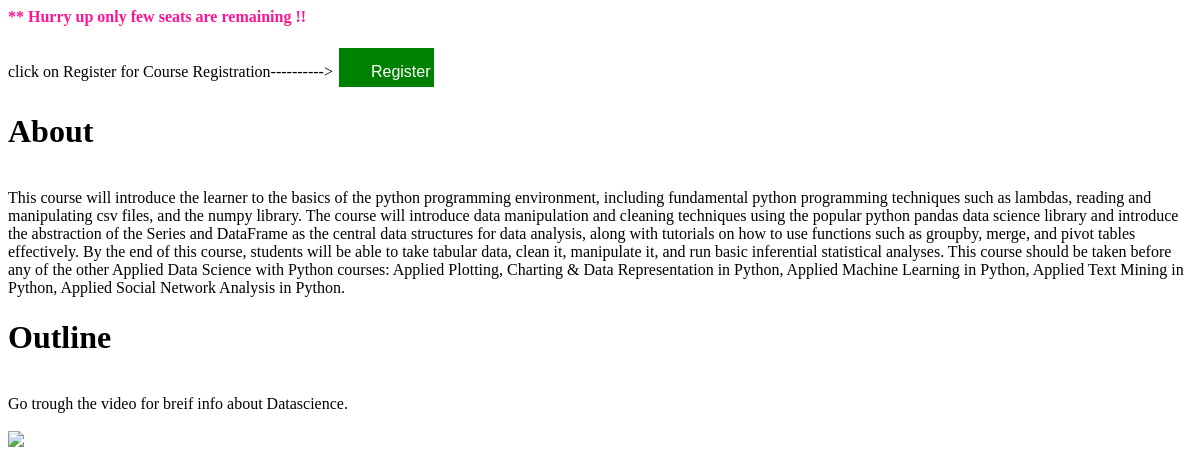
Page /datascience on the committed database.
### My_Application/models.py (models this page shows, shortened)
class Datascience(models.Model):
    Dname = models.CharField(max_length=20)
    text4=models.TextField()

### My_Application/views.py (the view)
# urls.py: path('datascience',views.datascience),
def datascience(request):
    data5 = Datascience.objects.all()
    dict6 = {'data5': data5}
    return render(request, 'datascience.html', dict6)

### templates/datascience.html (shortened to what this page needs)
{% load static %}
<html>
<head>
    <link rel="stylesheet" href="{% static 'css/datascience.css' %}">
</head>
<body text="black">
{% if data5 %}<font color="#ff1493" ><marquee behavior="scroll" direction="right" scrollamount="8"><b>** Hurry up only few seats are remaining !!</b></marquee></font><br>
   click on Register for Course Registration----------> <input type="submit" class="button" value="Register" form="form1">
{% for i in data5 %}
<h1>{{ i.Dname }}</h1><br>
{{ i.text4 }}
{% endfor %}
{% endif %}
<br><br>
<img src="https://image.slidesharecdn.com/datasciencehierarchyofneeds-180620192119/95/data-science-hierarchy-of-needs-1-638.jpg?cb=1529526914">
</body>
</html>

### My_Application/static/css/datascience.css (style rules this page uses)
body { background-image: url('https://images.unsplash.com/photo-1573486095983-f95bf05c3ac2?ixlib=rb-1.2.1&ixid=MXwxMjA3fDB8MHxwaG90by1wYWdlfHx8fGVufDB8fHw%3D&auto=format&fit=crop&w=1251&q=80'); background-repeat: no-repeat; background-size: cover; }

### templates/datascience.html (style rules this page uses)
body { background-image: url('https://cdn.admissiontable.com/wp-content/uploads/machine_learning_data_science-1.png'); background-repeat: no-repeat; background-size: cover; }
.button { background-color: green; border: none; color: white; padding: 15px 32px; text-align: center; text-decoration: none; display: inline-block; font-size: 16px; margin: 4px 2px; cursor: pointer; width: 8%; height:5% }

### rows in the picture
Datascience: Dname "About", text4 "This course will introduce the learner to the basics of the python programming environment, including fundamental python programming techniques such as lambdas, reading and manipulating csv files, and the numpy library. The course will introduce data manipulation and cleaning techniques using the popular python pandas data science library and introduce the abstraction of the Series and DataFrame as the central data structures for data analysis, along with tutorials on how to use functions such as groupby, merge, and pivot tables effectively. By the end of this course, students will be able to take tabular data, clean it, manipulate it, and run basic inferential statistical analyses. This…"
Datascience: Dname "Outline", text4 "Go trough the video for breif info about Datascience."
